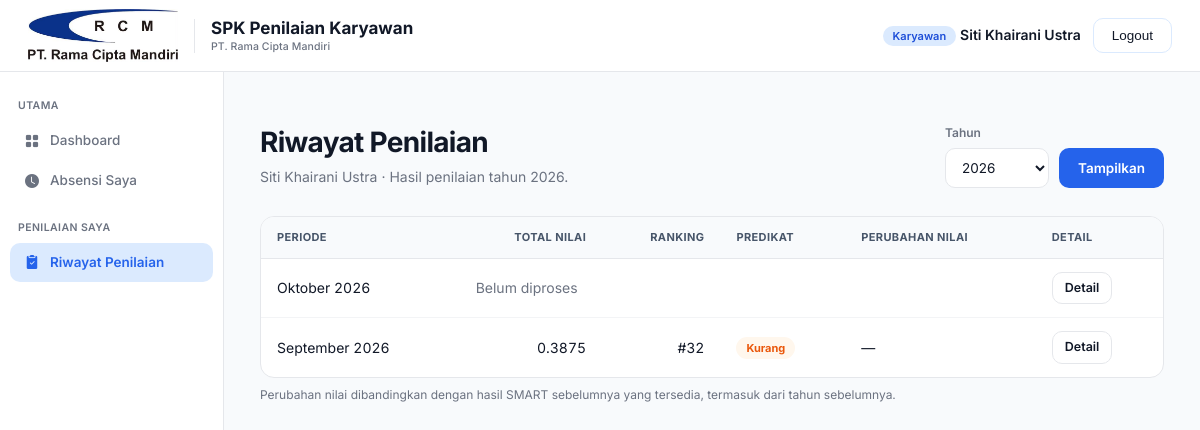
Page /riwayat/ (signed in) on the committed database.
### rama_cipta_mandiri/models.py (models this page shows, shortened)
class Karyawan(models.Model):
    JABATAN_CHOICES = [
        ('kabag_ga_personalia', 'Kabag. GA dan Personalia'),
        ('kabag_administrasi', 'Kabag. Administrasi'),
        ('kabag_gudang', 'Kabag. Gudang'),
        ('kabag_rnd_qc', 'Kabag. R&D dan QC'),
        ('kabag_produksi', 'Kabag. Produksi'),
        ('staff_produksi', 'Staff Produksi'),
        ('staff_rnd_qc', 'Staff R&D dan QC'),
        ('kabag_maintenance', 'Kabag. Maintenance'),
        ('operator', 'Operator'),
    ]
    user = models.OneToOneField(User, on_delete=models.CASCADE, null=True, blank=True)
    nama = models.CharField(max_length=100)
    jabatan = models.CharField(max_length=30, choices=JABATAN_CHOICES, blank=True)
    aktif = models.BooleanField(default=True)
    tanggal_masuk = models.DateField(null=True, blank=True)
    class Meta:
        verbose_name = "Karyawan"
        verbose_name_plural = "Karyawan"
        ordering = ['nama']

class Alternatif(models.Model):
    periode = models.ForeignKey(Periode, on_delete=models.CASCADE, related_name='alternatif')
    karyawan = models.ForeignKey(Karyawan, on_delete=models.CASCADE)
    kode = models.CharField(max_length=20, blank=True, help_text="Kode alternatif, mis. A1, A2 (opsional, auto jika kosong)")
    class Meta:
        verbose_name = "Alternatif"
        verbose_name_plural = "Alternatif"
        unique_together = ['karyawan', 'periode']
        ordering = ['kode']

class Periode(models.Model):
    bulan = models.IntegerField()
    tahun = models.IntegerField()
    BULAN_LABEL = [
        '', 'Januari', 'Februari', 'Maret', 'April', 'Mei', 'Juni',
        'Juli', 'Agustus', 'September', 'Oktober', 'November', 'Desember',
    ]
    class Meta:
        verbose_name = "Periode"
        verbose_name_plural = "Periode"
        unique_together = ['bulan', 'tahun']
        ordering = ['-tahun', '-bulan']
    def __str__(self):
        return f"{self.BULAN_LABEL[self.bulan]} {self.tahun}"

class HasilSmart(models.Model):
    alternatif = models.OneToOneField(Alternatif, on_delete=models.CASCADE, related_name='hasil')
    total_nilai = models.FloatField()
    ranking = models.PositiveIntegerField()
    predikat = models.CharField(max_length=20)
    class Meta:
        verbose_name = "Hasil SMART"
        verbose_name_plural = "Hasil SMART"
        ordering = ['ranking']

### rama_cipta_mandiri/views/karyawan.py (the view)
# urls.py: path('riwayat/', karyawan.riwayat_penilaian, name='riwayat_penilaian'),
@karyawan_required
def riwayat_penilaian(request):
    karyawan = request.user.karyawan
    daftar_tahun = _tahun_tersedia(karyawan)
    tahun = _angka_filter(request, 'tahun', daftar_tahun[0] if daftar_tahun else date.today().year, 1, 9999)
    daftar_alternatif = list(Alternatif.objects.filter(
        karyawan=karyawan, periode__tahun=tahun).select_related('periode', 'hasil')
        .order_by('-periode__tahun', '-periode__bulan'))
    sebelumnya = _hasil_karyawan(karyawan).filter(alternatif__periode__tahun__lt=tahun).first()
    for alternatif in reversed(daftar_alternatif):
        hasil = getattr(alternatif, 'hasil', None)
        alternatif.selisih_nilai = None
        alternatif.periode_sebelumnya = None
        if hasil is not None:
            if sebelumnya is not None:
                alternatif.selisih_nilai = round(hasil.total_nilai - sebelumnya.total_nilai, 4)
                alternatif.periode_sebelumnya = sebelumnya.alternatif.periode
            sebelumnya = hasil
    return render(request, 'karyawan/riwayat.html', {
        'karyawan': karyawan, 'daftar_alternatif': daftar_alternatif,
        'daftar_tahun': sorted(set(daftar_tahun) | {tahun}, reverse=True), 'tahun_dipilih': tahun,
    })

### rama_cipta_mandiri/views/karyawan.py (called while the page is built)
def _tahun_tersedia(karyawan):
    return list(Alternatif.objects.filter(karyawan=karyawan)
                .order_by('-periode__tahun')
                .values_list('periode__tahun', flat=True).distinct())

def _angka_filter(request, nama, default, minimum, maximum):
    try:
        nilai = int(request.GET.get(nama, default))
    except (TypeError, ValueError):
        return default
    return nilai if minimum <= nilai <= maximum else default

def _hasil_karyawan(karyawan):
    return HasilSmart.objects.filter(alternatif__karyawan=karyawan).select_related(
        'alternatif__periode').order_by('-alternatif__periode__tahun', '-alternatif__periode__bulan')

### rama_cipta_mandiri/templates/karyawan/riwayat.html (shortened to what this page needs)
{% extends 'base.html' %}
{% load static %}
{% block extra_css %}
<link rel="stylesheet" href="{% static 'css/karyawan_portal.css' %}">
<link rel="stylesheet" href="{% static 'css/riwayat.css' %}">
{% endblock %}
{% block content %}
<div class="karyawan-portal">
<div class="page-header-row">
    <div class="page-header"><h1>Riwayat Penilaian</h1><p>{{ karyawan.nama }} &middot; Hasil penilaian tahun {{ tahun_dipilih }}.</p></div>
    <form method="get" class="karyawan-filter">
        <div class="form-group">
            <label for="tahun">Tahun</label>
            <select name="tahun" id="tahun">
                {% for th in daftar_tahun %}
                <option value="{{ th }}" {% if th == tahun_dipilih %}selected{% endif %}>{{ th }}</option>
                {% endfor %}
            </select>
        </div>
        <button class="btn btn-primary" type="submit">Tampilkan</button>
    </form>
</div>
<div class="card table-card"><div class="table-scroll" tabindex="0" role="region" aria-label="Riwayat penilaian"><table>
    <thead>
        <tr>
            <th scope="col">Periode</th>
            <th scope="col" class="karyawan-numeric">Total Nilai</th>
            <th scope="col" class="karyawan-numeric">Ranking</th>
            <th scope="col">Predikat</th>
            <th scope="col">Perubahan Nilai</th>
            <th scope="col">Detail</th>
        </tr>
    </thead>
    <tbody>{% for alt in daftar_alternatif %}<tr><td>{{ alt.periode }}</td>
        {% if alt.hasil %}<td class="karyawan-numeric">{{ alt.hasil.total_nilai|floatformat:4 }}</td><td class="karyawan-numeric">#{{ alt.hasil.ranking }}</td><td><span class="badge badge-{{ alt.hasil.predikat|slugify }}">{{ alt.hasil.predikat }}</span></td>
        <td>{% if alt.selisih_nilai != None %}{% if alt.selisih_nilai > 0 %}+{% endif %}{{ alt.selisih_nilai|floatformat:4 }}<span class="riwayat-comparison-period">dari {{ alt.periode_sebelumnya }}</span>{% else %}&mdash;{% endif %}</td>
        {% else %}<td colspan="4" class="karyawan-muted">Belum diproses</td>{% endif %}
        <td><a href="{% url 'detail_penilaian' alt.pk %}" class="btn btn-outline btn-sm" aria-label="Detail penilaian {{ alt.periode }}">Detail</a></td>
    </tr>{% empty %}<tr><td colspan="6"><div class="empty-state">Belum ada riwayat penilaian pada tahun ini.</div></td></tr>{% endfor %}</tbody>
</table></div></div>
<p class="karyawan-note">Perubahan nilai dibandingkan dengan hasil SMART sebelumnya yang tersedia, termasuk dari tahun sebelumnya.</p>
</div>
{% endblock %}

### rama_cipta_mandiri/templates/base.html (shortened to what this page needs)
{% load static %}
<!DOCTYPE html>
<html lang="id">
<head>
    <link rel="stylesheet" href="https://cdnjs.cloudflare.com/ajax/libs/font-awesome/6.5.1/css/all.min.css">
    <link rel="stylesheet" href="https://cdn.jsdelivr.net/npm/bootstrap-icons@1.11.3/font/bootstrap-icons.min.css">
    <link rel="stylesheet" href="{% static 'css/base.css' %}">
    {% block extra_css %}{% endblock %}
</head>
<body>
    <div class="topbar">
        <div class="topbar-brand">
                <div class="topbar-logo">
                    <img src="{% static 'img/logo-rcm.jpeg' %}" alt="PT. Rama Cipta Mandiri">
                </div>
                <div class="topbar-app-name">
                    <span>SPK Penilaian Karyawan</span>
                    <small>PT. Rama Cipta Mandiri</small>
                </div>
            </div>
        {% if user.is_authenticated %}
        <div class="topbar-user">
            <span class="role-badge">{% if user.is_superuser %}Admin{% else %}Karyawan{% endif %}</span>
            <span class="username">{{ user.get_full_name|default:user.username }}</span>
            <button type="button" class="logout-btn" onclick="openLogoutModal()">Logout</button>
        </div>
        {% endif %}
    </div>
    {% if user.is_authenticated %}
        {% if user.is_superuser %}
            {% include 'partials/sidebar_admin.html' %}
        {% else %}
            {% include 'partials/sidebar_karyawan.html' %}
        {% endif %}
    {% endif %}
    <div class="main-content">
        {% block content %}{% endblock %}
    </div>
</body>
</html>

### rama_cipta_mandiri/static/css/karyawan_portal.css (style rules this page uses)
.karyawan-portal { width: 100%; max-width: 1600px; min-width: 0; margin-inline: auto; }
.karyawan-portal .page-header-row { align-items: center; gap: 24px; margin-bottom: 28px; }
.karyawan-portal .page-header { min-width: 0; }
.karyawan-portal .page-header h1 { font-size: 28px; font-weight: 700; line-height: 1.25; letter-spacing: -0.025em; color: var(--ink-900); overflow-wrap: anywhere; }
.karyawan-portal .page-header p { margin-top: 6px; color: var(--ink-600); font-size: 14px; }
.karyawan-filter { display: flex; align-items: flex-end; flex-wrap: wrap; gap: 10px; }
.karyawan-filter .form-group { width: 136px; margin-bottom: 0; }
.karyawan-filter .form-group:last-of-type { width: 104px; }
.karyawan-filter .form-group label { margin-bottom: 6px; color: var(--ink-600); font-size: 12px; font-weight: 600; }
.karyawan-filter .form-group select, .karyawan-filter > .btn { height: 40px; }
.karyawan-filter .form-group select { background-color: var(--surface); border-color: var(--ink-300); transition: border-color .15s ease, box-shadow .15s ease; }
.karyawan-filter > .btn { padding: 8px 18px; }
.karyawan-portal .table-card { overflow: hidden; padding: 0; }
.karyawan-portal .table-scroll { max-width: 100%; }
.karyawan-portal table { width: 100%; }
.karyawan-portal table thead th { padding: 12px 16px; border-bottom: 1px solid var(--ink-300); background: #F8FAFC; color: #475569; font-size: 11px; font-weight: 700; letter-spacing: .035em; text-transform: uppercase; white-space: nowrap; }
.karyawan-portal table tbody td { padding: 13px 16px; border-bottom-color: var(--ink-100); color: var(--ink-900); font-size: 14px; vertical-align: middle; }
.karyawan-portal table tbody tr:last-child td { border-bottom: 0; }
.karyawan-portal table tbody tr { transition: background-color .12s ease; }
.karyawan-portal table .karyawan-numeric { text-align: right; white-space: nowrap; }
.karyawan-muted, .karyawan-portal td.karyawan-muted { color: var(--ink-600); }
.karyawan-note { margin-top: 8px; color: var(--ink-600); font-size: 12px; line-height: 1.55; }
.karyawan-portal td, .karyawan-portal dd { font-variant-numeric: tabular-nums; }

### rows in the picture
Karyawan: nama "Siti Khairani Ustra"
Alternatif: periode "Oktober 2026", shows "Belum diproses"
Alternatif: periode "September 2026", hasil.total_nilai "0.3875", hasil.ranking "32", hasil.predikat "Kurang"

### other values in the picture
{{ user.get_full_name|default:user.username }} "Siti Khairani Ustra"
{{ tahun_dipilih }} "2026"
form field tahun "2026"
